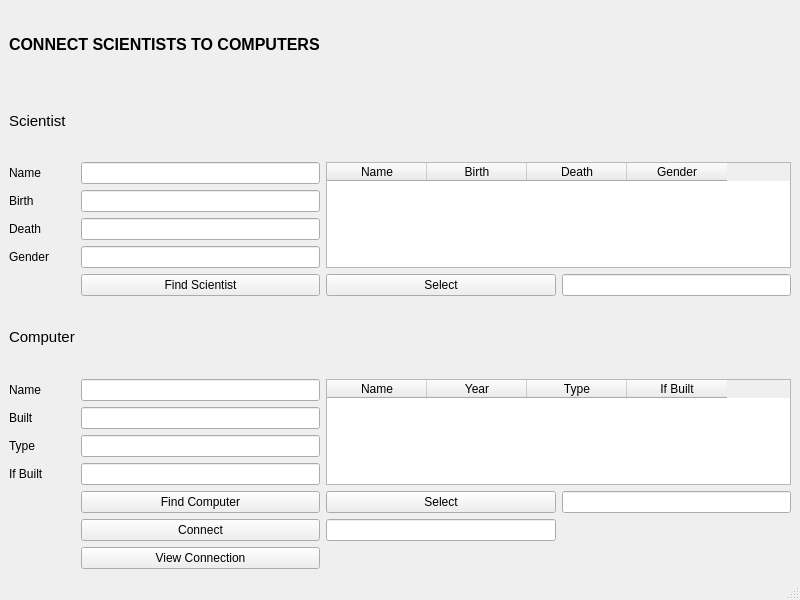
<?xml version="1.0" encoding="UTF-8"?>
<ui version="4.0">
 <class>ConnectionsWindow</class>
 <widget class="QMainWindow" name="ConnectionsWindow">
  <property name="geometry">
   <rect>
    <x>0</x>
    <y>0</y>
    <width>800</width>
    <height>600</height>
   </rect>
  </property>
  <property name="windowTitle">
   <string>MainWindow</string>
  </property>
  <widget class="QWidget" name="centralwidget">
   <layout class="QGridLayout" name="gridLayout">
    <item row="0" column="0" colspan="2">
     <widget class="QLabel" name="display_ConnectSciToComp_label">
      <property name="text">
       <string>&lt;html&gt;&lt;head/&gt;&lt;body&gt;&lt;p&gt;&lt;span style=&quot; font-size:12pt; font-weight:600;&quot;&gt;CONNECT SCIENTISTS TO COMPUTERS&lt;/span&gt;&lt;/p&gt;&lt;/body&gt;&lt;/html&gt;</string>
      </property>
     </widget>
    </item>
    <item row="1" column="0">
     <widget class="QLabel" name="scientist_label">
      <property name="text">
       <string>&lt;html&gt;&lt;head/&gt;&lt;body&gt;&lt;p&gt;&lt;span style=&quot; font-size:11pt;&quot;&gt;Scientist&lt;/span&gt;&lt;/p&gt;&lt;/body&gt;&lt;/html&gt;</string>
      </property>
     </widget>
    </item>
    <item row="2" column="0">
     <widget class="QLabel" name="name_label">
      <property name="text">
       <string>Name</string>
      </property>
     </widget>
    </item>
    <item row="2" column="1">
     <widget class="QLineEdit" name="name_lineEdit"/>
    </item>
    <item row="2" column="2" rowspan="4" colspan="2">
     <widget class="QTableWidget" name="showScientist_tableWidget">
      <column>
       <property name="text">
        <string>Name</string>
       </property>
      </column>
      <column>
       <property name="text">
        <string>Birth</string>
       </property>
      </column>
      <column>
       <property name="text">
        <string>Death</string>
       </property>
      </column>
      <column>
       <property name="text">
        <string>Gender</string>
       </property>
      </column>
     </widget>
    </item>
    <item row="3" column="0">
     <widget class="QLabel" name="birth_label">
      <property name="text">
       <string>Birth</string>
      </property>
     </widget>
    </item>
    <item row="3" column="1">
     <widget class="QLineEdit" name="birth_lineEdit"/>
    </item>
    <item row="4" column="0">
     <widget class="QLabel" name="death_label">
      <property name="text">
       <string>Death</string>
      </property>
     </widget>
    </item>
    <item row="4" column="1">
     <widget class="QLineEdit" name="death_lineEdit"/>
    </item>
    <item row="5" column="0">
     <widget class="QLabel" name="gender_label">
      <property name="text">
       <string>Gender</string>
      </property>
     </widget>
    </item>
    <item row="5" column="1">
     <widget class="QLineEdit" name="gender_lineEdit"/>
    </item>
    <item row="6" column="1">
     <widget class="QPushButton" name="findScientist_pushButton">
      <property name="text">
       <string>Find Scientist</string>
      </property>
     </widget>
    </item>
    <item row="6" column="2">
     <widget class="QPushButton" name="selectScientist_pushButton">
      <property name="text">
       <string>Select</string>
      </property>
     </widget>
    </item>
    <item row="6" column="3">
     <widget class="QLineEdit" name="scientistError_lineEdit"/>
    </item>
    <item row="7" column="0">
     <widget class="QLabel" name="computer_label">
      <property name="text">
       <string>&lt;html&gt;&lt;head/&gt;&lt;body&gt;&lt;p&gt;&lt;span style=&quot; font-size:11pt;&quot;&gt;Computer&lt;/span&gt;&lt;/p&gt;&lt;/body&gt;&lt;/html&gt;</string>
      </property>
     </widget>
    </item>
    <item row="8" column="0">
     <widget class="QLabel" name="ComputerName_label">
      <property name="text">
       <string>&lt;html&gt;&lt;head/&gt;&lt;body&gt;&lt;p&gt;Name&lt;/p&gt;&lt;/body&gt;&lt;/html&gt;</string>
      </property>
     </widget>
    </item>
    <item row="8" column="1">
     <widget class="QLineEdit" name="name_computer_lineEdit"/>
    </item>
    <item row="8" column="2" rowspan="4" colspan="2">
     <widget class="QTableWidget" name="tableWidget_2">
      <column>
       <property name="text">
        <string>Name</string>
       </property>
      </column>
      <column>
       <property name="text">
        <string>Year</string>
       </property>
      </column>
      <column>
       <property name="text">
        <string>Type</string>
       </property>
      </column>
      <column>
       <property name="text">
        <string>If Built</string>
       </property>
      </column>
     </widget>
    </item>
    <item row="9" column="0">
     <widget class="QLabel" name="Computer_Built_label">
      <property name="text">
       <string>&lt;html&gt;&lt;head/&gt;&lt;body&gt;&lt;p&gt;Built&lt;/p&gt;&lt;/body&gt;&lt;/html&gt;</string>
      </property>
     </widget>
    </item>
    <item row="9" column="1">
     <widget class="QLineEdit" name="computer_built_lineEdit"/>
    </item>
    <item row="10" column="0">
     <widget class="QLabel" name="computer_Type_label">
      <property name="text">
       <string>&lt;html&gt;&lt;head/&gt;&lt;body&gt;&lt;p&gt;Type&lt;/p&gt;&lt;/body&gt;&lt;/html&gt;</string>
      </property>
     </widget>
    </item>
    <item row="10" column="1">
     <widget class="QLineEdit" name="computer_type_lineEdit"/>
    </item>
    <item row="11" column="0">
     <widget class="QLabel" name="ifBuilt_label">
      <property name="text">
       <string>&lt;html&gt;&lt;head/&gt;&lt;body&gt;&lt;p&gt;If Built&lt;/p&gt;&lt;/body&gt;&lt;/html&gt;</string>
      </property>
     </widget>
    </item>
    <item row="11" column="1">
     <widget class="QLineEdit" name="computer_if_built_lineEdit"/>
    </item>
    <item row="12" column="1">
     <widget class="QPushButton" name="computer_find_pushButton">
      <property name="text">
       <string>Find Computer</string>
      </property>
     </widget>
    </item>
    <item row="12" column="2">
     <widget class="QPushButton" name="pushButton_3">
      <property name="text">
       <string>Select</string>
      </property>
     </widget>
    </item>
    <item row="12" column="3">
     <widget class="QLineEdit" name="lineEdit_10"/>
    </item>
    <item row="13" column="1">
     <widget class="QPushButton" name="view_connection_pushButton">
      <property name="text">
       <string>Connect</string>
      </property>
     </widget>
    </item>
    <item row="13" column="2">
     <widget class="QLineEdit" name="computer_connect_error_lineEdit"/>
    </item>
    <item row="14" column="1">
     <widget class="QPushButton" name="view_connection_pushButton_2">
      <property name="text">
       <string>View Connection</string>
      </property>
     </widget>
    </item>
   </layout>
  </widget>
  <widget class="QMenuBar" name="menubar">
   <property name="geometry">
    <rect>
     <x>0</x>
     <y>0</y>
     <width>800</width>
     <height>20</height>
    </rect>
   </property>
  </widget>
  <widget class="QStatusBar" name="statusbar"/>
 </widget>
 <resources/>
 <connections/>
</ui>
